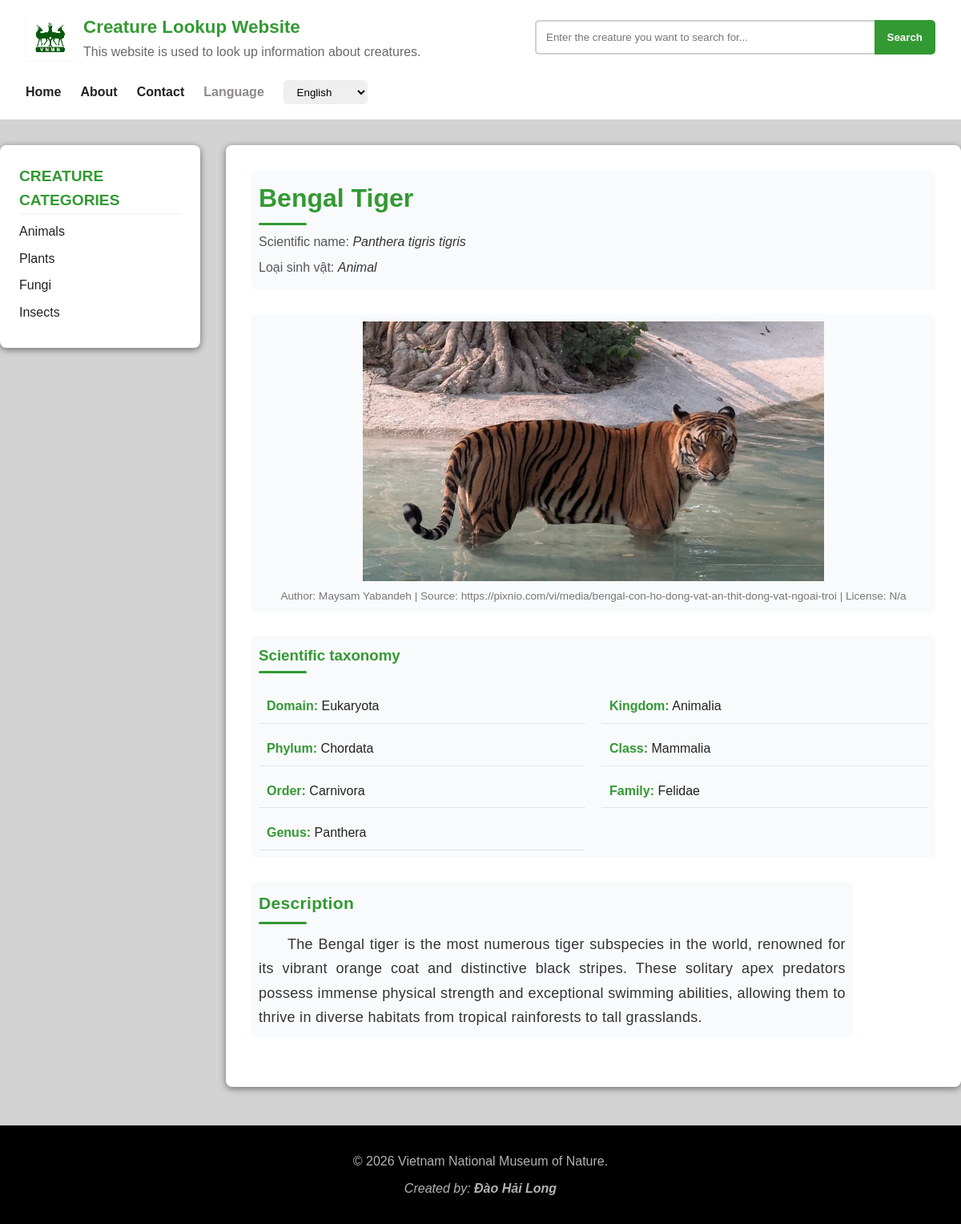
/en/sinh-vat/4, run on the app's committed database.
### tables this page shows
CREATE TABLE translations (
id INTEGER PRIMARY KEY AUTOINCREMENT,
creature_id INTEGER NOT NULL,
language VARCHAR(2) NOT NULL,
species VARCHAR(255) NOT NULL,
quick_summary TEXT NOT NULL,

FOREIGN KEY (creature_id) REFERENCES creatures(id),
UNIQUE (creature_id, language)
);

CREATE TABLE creatures (
    id INTEGER PRIMARY KEY AUTOINCREMENT,
    category VARCHAR(50) NOT NULL,
    era VARCHAR(50) NOT NULL,
    scientific_name VARCHAR(255) NOT NULL UNIQUE,
    taxonomic_domain VARCHAR(255) NOT NULL,
    taxonomic_kingdom VARCHAR(255) NOT NULL,
    taxonomic_phylum VARCHAR(255) NOT NULL,
    taxonomic_class VARCHAR(255) NOT NULL,
    taxonomic_order VARCHAR(255) NOT NULL,
    taxonomic_family VARCHAR(255) NOT NULL,
    taxonomic_genus VARCHAR(255) NOT NULL
);

CREATE TABLE images (
    id INTEGER PRIMARY KEY AUTOINCREMENT,
    creature_id INTEGER NOT NULL,
    photo TEXT NOT NULL,
    author VARCHAR(255) NOT NULL,
    license VARCHAR(255) NOT NULL,
    source VARCHAR(255) NOT NULL,
    alt_text TEXT NOT NULL,
    alt_text_en TEXT NOT NULL,

    FOREIGN KEY (creature_id) REFERENCES creatures(id)
);

### app.py (the view)
@app.route("/en/sinh-vat/<int:creature_id>") # ENGLISH RESULT
def creature_info_en(creature_id):
    db = get_db()
    creature = db.execute(""" SELECT creatures.*, translations.*, images.*
                                FROM creatures
                                JOIN translations ON translations.creature_id = creatures.id
                                JOIN images ON images.creature_id = creatures.id
                                WHERE creatures.id = ?
                                AND translations.language = 'en'
                                """, (creature_id,)).fetchone()
    if not creature:
        return apology("Creature not found.")
    return render_template("en/result.html", creature=creature, language="en")

### app.py (called while the page is built)
def get_db():
    db = getattr(g, "_database", None)
    if db == None:
        db = g._database = sqlite3.connect("animals.db")
        db.row_factory = sqlite3.Row
    return db

@app.teardown_appcontext
def close_connection(exception):
    db = getattr(g, "_database", None)
    if db != None:
        db.close()

### templates/en/result.html (shortened to what this page needs)
{% extends 'en/layout2.html' %}
{% block main %}
    <section class="main-content">
        <div class="header-species">
            <h2>{{ creature["species"] }}</h2>
            <p>Scientific name: <i>{{ creature["scientific_name"] }}</i></p>
            <p>Loại sinh vật:
                <i>
                    {% if creature["category"] == "animal" %}
                        Animal
                    {% elif creature["category"] == "plant" %}
                        Plant
                    {% elif creature["category"] == "fungus" %}
                        Fungus
                    {% elif creature["category"] == "insects" %}
                        Insects
                    {% endif %}
                </i>
            </p>
        </div>
        <div class="photo">
            <img src="{{ url_for('static', filename=creature['photo']) }}" alt="{{ creature['alt_text'] }}"/>
            <p>Author: {{ creature["author"] }} | Source: {{ creature["source"] }} | License: {{ creature["license"] }}</p>
        </div>
        <div class="taxonomy">
            <h3>Scientific taxonomy</h3>
            <p><strong>Domain:</strong> {{ creature["taxonomic_domain"] }}</p>
            <p><strong>Kingdom:</strong> {{ creature["taxonomic_kingdom"] }}</p>
            <p><strong>Phylum:</strong> {{ creature["taxonomic_phylum"] }}</p>
            <p><strong>Class:</strong> {{ creature["taxonomic_class"] }}</p>
            <p><strong>Order:</strong> {{ creature["taxonomic_order"] }}</p>
            <p><strong>Family:</strong> {{ creature["taxonomic_family"] }}</p>
            <p><strong>Genus:</strong> {{ creature["taxonomic_genus"] }}</p>
        </div>
        <div class="quick_summary">
            <h3>Description</h3>
            <p>{{ creature["quick_summary"] }}</p>
        </div>
    </section>
{% endblock %}

### static/styles.css (style rules this page uses)
:root { --primary-color: #339933; --font-main: Arial, "Roboto", "Open Sans", "Montserrat", "Poppins", "Lora", sans-serif; --text-color: #222222; --background-color: #D3D3D3; --template-background-color: #f8fafc; }
* { border: 0; margin: 0; padding: 0; box-sizing: border-box; }
body { font-family: var(--font-main); line-height: 1.6; color: var(--text-color); background-color: var(--background-color); }
.main-content { background-color: white; padding: 2rem; border-radius: 8px; box-shadow: 0 2px 8px rgba(0,0,0,0.5); margin-top: 2rem; }
.main-content h2 { font-size: 1.5rem; color: var(--primary-color); margin-bottom: 1.5rem; position: relative; padding-bottom: 0.5rem; }
.main-content h2::after { content: ''; position: absolute; bottom: 0; left: 0; width: 60px; height: 3px; background-color: var(--primary-color); border-radius: 2px; }
.main-content { background-color: white; padding: 2rem; border-radius: 8px; box-shadow: 0 2px 8px rgba(0, 0, 0, 0.5); margin-top: 2rem; }
.main-content .photo { width: 100%; overflow: hidden; text-align: center; }
.main-content .photo img { display: block; max-width: 100%; max-height: 400px; width: auto; height: auto; margin: 0 auto 0.5rem; object-fit: contain; }
.header-species, .photo, .taxonomy, .quick_summary { background-color: var(--template-background-color); margin-bottom: 30px; padding: 8px; border: 1px solid var(--template-background-color); border-radius: 5px; transition: box-shadow 0.3s ease; }
.header-species h2 { font-size: 2rem; color: var(--primary-color); margin-bottom: 0.5rem; }
.header-species p { margin-bottom: 0.4rem; color: #555; }
.header-species i { color: #333; }
.photo p { font-size: 0.85rem; color: #777; }
.quick_summary { line-height: 1.7; font-size: 18px; letter-spacing: 0.3px; text-align: justify; max-width: 75ch; color: #333; }
.quick_summary p { text-indent: 2em; }
.taxonomy { display: grid; grid-template-columns: repeat(2, minmax(0, 1fr)); gap: 10px 20px; }
.taxonomy p { margin: 0; padding: 8px 10px; border-bottom: 1px solid #e5e5e5; }
.taxonomy strong { color: var(--primary-color); }
.quick_summary h3, .taxonomy h3 { color: var(--primary-color); margin-bottom: 10px; position: relative; padding-bottom: 8px; }
.quick_summary h3::after, .taxonomy h3::after { content: ''; position: absolute; bottom: 0; left: 0; width: 60px; height: 3px; background-color: var(--primary-color); border-radius: 2px; }
.taxonomy h3 { grid-column: 1 / -1; }

### data on the page
translations: species "Bengal Tiger", quick_summary "The Bengal tiger is the most numerous tiger subspecies in the world, renowned for its vibrant orange coat and distinctive black stripes. These solitary apex predators possess immense physical strength and exceptional swimming abilities, allowing them to thrive in diverse habitats from tropical rainforests to tall grasslands."
creatures: scientific_name "Panthera tigris tigris", taxonomic_domain "Eukaryota", taxonomic_kingdom "Animalia", taxonomic_phylum "Chordata", taxonomic_class "Mammalia", taxonomic_order "Carnivora", taxonomic_family "Felidae", taxonomic_genus "Panthera"
images: photo (picture), author "Maysam Yabandeh", source "https://pixnio.com/vi/media/bengal-con-ho-dong-vat-an-thit-dong-vat-ngoai-troi", license "N/a"
